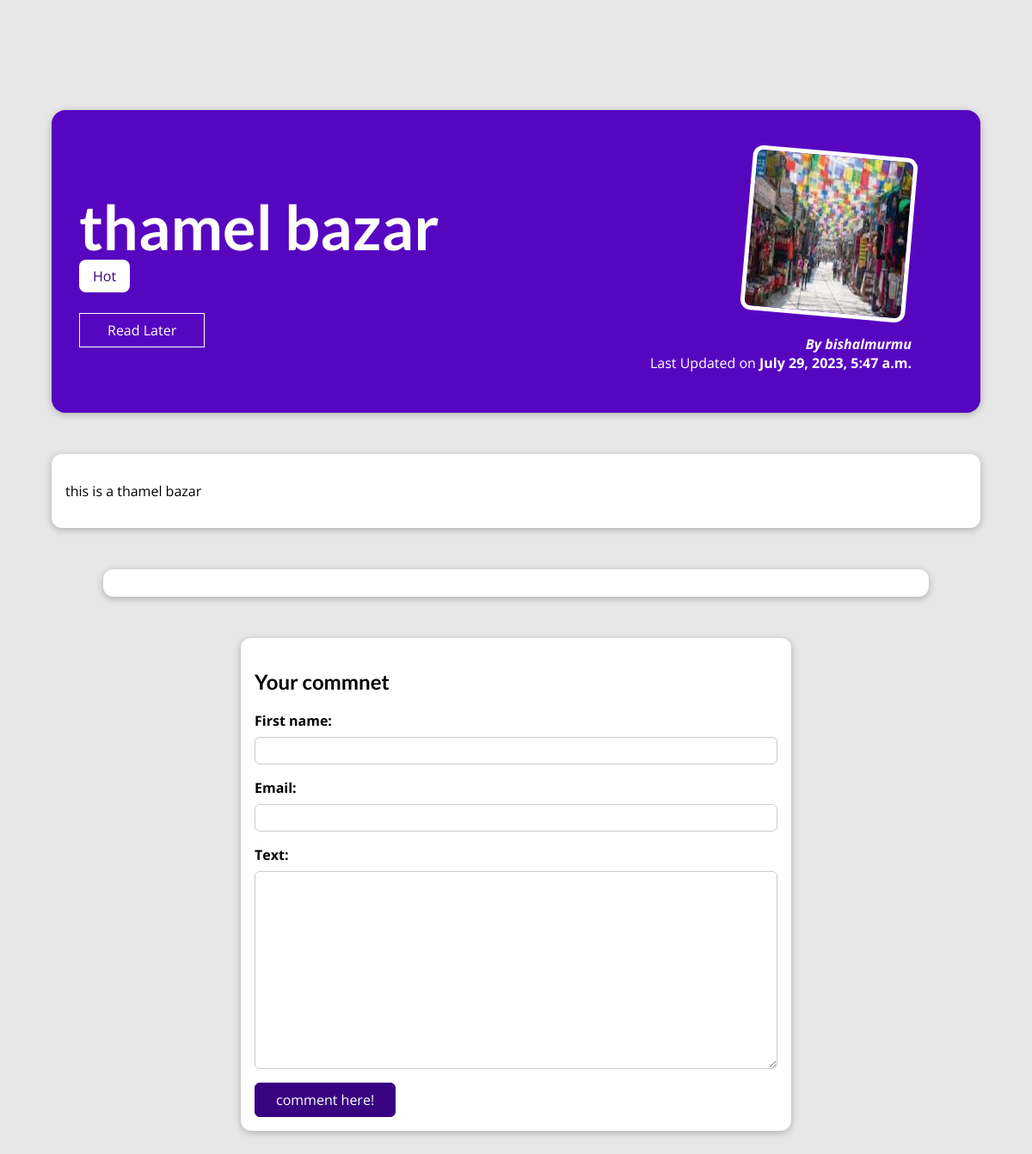
Screenshot of /posts/thamel-bazar/ with the database file from the repository.
### blog/models.py (models this page shows, shortened)
class Post(models.Model):
    title=models.CharField(max_length=20)
    image=models.ImageField(upload_to='image')
    author=models.CharField(max_length=50)
    date=models.DateTimeField(auto_now=True)
    excerpt=models.CharField(max_length=100)
    slug=models.SlugField(unique=True)
    content=models.TextField(validators=[MinLengthValidator(10)])
    author=models.ForeignKey(Author,on_delete=models.CASCADE)
    caption=models.ManyToManyField(Tag)

class Tag(models.Model):
    caption=models.CharField(max_length=100)

class Author(models.Model):
    first_name=models.CharField(max_length=20)
    last_name=models.CharField(max_length=20)
    email=models.EmailField(max_length=254)
    def full_name(self):
        return f'{self.first_name}{self.last_name}'
    def __str__(self):
        return self.full_name()

### blog/views.py (the view, shortened to what this page needs)
# urls.py: path('posts/<slug:slug>/',views.Detail.as_view(),name='specific_post'),#posts/my-first-post/
class Detail(View):
    def get(self,request,slug):
        get_object=Post.objects.get(slug=slug)
        stored_post=request.session.get('stored_posts')
        if stored_post is not None:
            later_button=get_object.id in stored_post
            print(stored_post)
            print(later_button,'******************')
        else:
            later_button=False
        context={
            'object':get_object,
            'comment_form':SpecificForm(),
            'tags':get_object.caption.all(),
            'data':get_object.comment.all().order_by('-id'),
            'later_button':later_button
        }
        return render(request,'blog/post_details.html',context)

### blog/forms.py
class SpecificForm(forms.ModelForm):
    class Meta:
        model = comment
        fields = "__all__"
        exclude=('post',)

### blog/templates/blog/post_details.html (shortened to what this page needs)
{% extends 'base.html' %}
{% load static %}
{% block cssfile %}
<link rel="stylesheet" type="text/css" href="{% static "index.css" %}">
<link rel="stylesheet" type="text/css" href="{% static "post.css" %}">
<link rel="stylesheet" type="text/css" href="{% static "post_details.css" %}">
<link rel="stylesheet" type="text/css" href="{% static "form.css" %}">
{% endblock %}
{% block content %}
<section id='summary'>
    <h2>{{object.title}} </h2>
    <div>
        {% for tags in tags%}
        <span class='tag'> {{tags.caption}}</span>
        {% endfor %}
   </div>
   <div  id='read-later'>
    <form action='{% url 'readlater' %}' method='POST'>
      {% if later_button %}
      <button>Remove from read later</button>
      {% else %}
      <button>Read Later</button>
      {% endif %}
    </form>
   </div>
    <article>
        <img src="{{object.image.url}}" alt="error" />
        <address> By  <a href="mailto:{{object.author.email}}"> {{object.author}}</a> </address>
        <div>
            Last Updated on <time> {{object.date}}</time>
        </div>
    </article>
</section>
<main>
    <p>
   {{object.content|linebreaks}}
    </p>
</main>
<section id="comments">
</section>
<section id="comment-form">
    <h2>Your commnet</h2>
    <form action="{% url 'specific_post' object.slug %}" method='POST'>
        {% for form_field in comment_form %}
      <div class="form-control">
        {{form_field.label_tag}}
        {{form_field}}
      </div>
      {% endfor %}
      <button>comment here!</button>
    </form>
  </section>
{% endblock %}

### blog/static/post_details.css (style rules this page uses)
body { background-color: #e7e7e7; }
#summary { margin: 8rem auto 3rem auto; padding: 2rem; width: 90%; max-width: 90rem; border-radius: 16px; background-color: #5706c0; position: relative; box-shadow: 0 2px 8px rgba(0, 0, 0, 0.25); height: 22rem; }
#summary h2 { color: white; font-size: 4.5rem; margin-bottom: 0.25rem; }
#summary article { position: absolute; top: 2rem; right: 3rem; padding: 1rem 2rem; border-radius: 12px; text-align: right; color: white; }
#summary article img { width: 12rem; height: 12rem; border-radius: 12px; transform: rotateZ(5deg); border: 5px solid white; margin-bottom: 1rem; }
#summary address { font-weight: bold; }
#summary a { color: white; text-decoration: none; }
#summary time { font-weight: bold; }
#read-later { margin: 2rem 0; }
#read-later button { background-color: transparent; border: 1px solid white; padding: 0.5rem 2rem; font: inherit; color: white; cursor: pointer; }
main { width: 90%; max-width: 90rem; margin: 3rem auto; background-color: white; padding: 1rem; border-radius: 12px; box-shadow: 0 2px 8px rgba(0, 0, 0, 0.25); }
.tag { background-color: white; color: #390281; padding: 0.5rem 1rem; border-radius: 8px; }
#comment-form { margin: 3rem auto; width: 90%; max-width: 40rem; border-radius: 12px; background-color: white; box-shadow: 0 2px 8px rgba(0, 0, 0, 0.25); padding: 1rem; }
#comment-form button { font: inherit; background-color: #390281; color: white; border: 1px solid #390281; padding: 0.5rem 1.5rem; border-radius: 6px; cursor: pointer; }
.form-control { margin-bottom: 1rem; }
.form-control label { font-weight: bold; margin-bottom: 0.5rem; display: block; }
.form-control input, .form-control textarea { display: block; width: 100%; font: inherit; padding: 0.25rem; border-radius: 6px; border: 1px solid #ccc; }
#comments { margin: 3rem auto; width: 90%; max-width: 60rem; border-radius: 12px; background-color: white; box-shadow: 0 2px 8px rgba(0, 0, 0, 0.25); padding: 1rem 2rem; }

### static/app.css (style rules this page uses)
* { box-sizing: border-box; }
html { font-family: 'Open Sans', 'Lato', sans-serif; }
body { margin: 0; }
h1, h2, h3 { font-family: 'Lato', sans-serif; font-weight: bold; }

### rows the page displays
Post: title "thamel bazar", image (picture), author "bishalmurmu", date "July 29, 2023, 5:47 a.m.", content "this is a thamel bazar"
Tag: caption "Hot"
